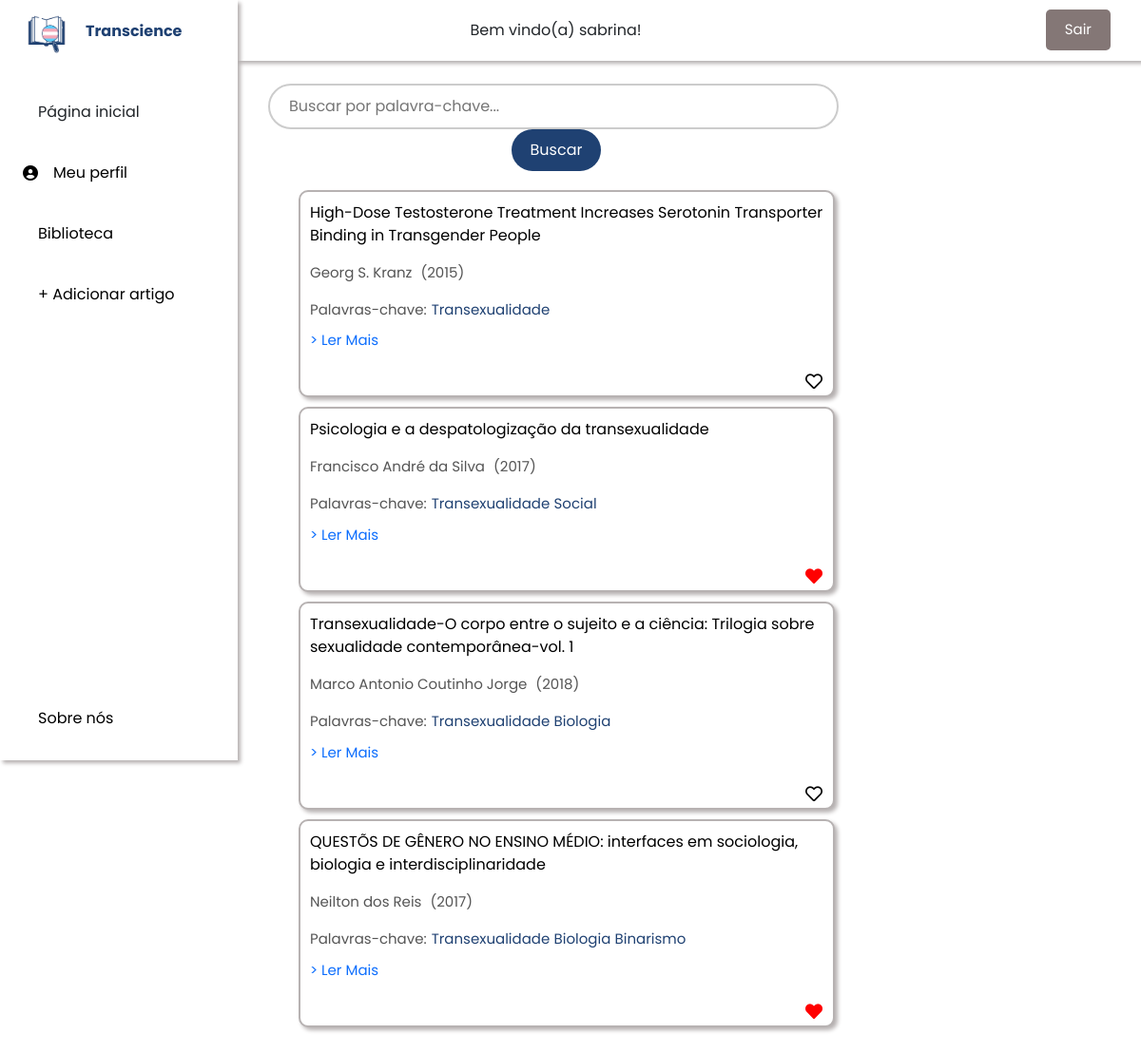
The page /biblioteca/index/ (signed in) on the database its author committed.
### biblioteca/models.py (models this page shows, shortened)
class Artigo(models.Model):
    titulo = models.CharField(max_length=200)
    link = models.CharField(max_length=255)
    autor = models.CharField(max_length=255)
    relevancia_id = models.ForeignKey(Relevancia, on_delete=models.CASCADE)
    ano_id = models.ForeignKey(Ano, on_delete=models.CASCADE)
    palavras_chave = models.ManyToManyField(PalavraChave, related_name='artigos')
    usuario = models.ManyToManyField(User, related_name='artigos')

class Ano(models.Model):
    descricao = models.CharField(max_length=255)
    def __str__(self):
        return self.descricao

class PalavraChave(models.Model):
    nome = models.CharField(max_length=100)
    def __str__(self):
        return self.nome

### biblioteca/views.py (the view)
# urls.py: path("index/", views.IndexView.as_view(), name="index"),
class IndexView(LoginRequiredMixin, generic.ListView):
    template_name = "biblioteca/index.html"
    context_object_name = "artigos"
    login_url = '/auth/login/'
    def get_queryset(self):
        query = self.request.GET.get('q')
        if query:
            return Artigo.objects.filter(
                Q(titulo__icontains=query) |
                Q(autor__icontains=query) |
                Q(palavras_chave__nome__icontains=query)).distinct()
        return Artigo.objects.all()
    def get_context_data(self, **kwargs):
        usuario_atual = self.request.user
        context = super(IndexView, self).get_context_data(**kwargs)
        favoritos = Favorito.objects.filter(usuario=usuario_atual).values_list('artigo_id')
        favoritos_ids = []
        for f in favoritos:
            if (f[0] not in favoritos_ids):
                favoritos_ids.append(f[0])
        context['favoritos'] = favoritos_ids
        return context

### biblioteca/templates/biblioteca/index.html (shortened to what this page needs)
{% load static %}
<link rel="stylesheet" href="{% static 'css/bootstrap.min.css' %}">
<link rel="stylesheet" href="{% static 'fa/css/all.min.css' %}">
<link rel="stylesheet" href="{% static 'biblioteca/style.css' %}">
<link href="fontawesome/css/all.css" rel="stylesheet">
<link rel="stylesheet" href="https://use.fontawesome.com/releases/v5.0.7/css/all.css">
<head>
</head>
<body id="body-pd">
  <header class="header" id="header">
      {% if user.is_authenticated %}
      Bem vindo(a) {{ user.username }}!
      {% else %}
      <p>You are not logged in</p>
      <a href="{% url 'login' %}">Log In</a>
      {% endif %}
      <form action="{% url 'logout' %}" method="post">
        <button type="submit" class="logout-button">Sair</button>
      </form>
  </header>
  <div class="l-navbar" id="nav-bar">
    <nav class="nav">
        <div>
            <a href="#" class="nav_logo">
                <img src="{% static 'biblioteca/images/logo.png' %}" alt="Logo" class="nav_logo-img">
                <span class="nav_logo-name">Transcience</span>
            </a>
            <div class="nav_list">
                <a href="#" class="nav_link active">
                    <span class="nav_name">Página inicial</span>
                </a>
                <a href="{% url 'perfil' %}" class="nav_link">
                  <i class="fa-solid fa-circle-user"></i>
                    <span class="nav_name">Meu perfil</span>
                </a>
                <a href="{% url 'biblioteca:minha_biblioteca' %}" class="nav_link">
                    <span class="nav_name">Biblioteca</span>
                </a>
                <a href="{% url 'novoArtigo' %}" class="nav_link">
                  <span class="nav_name"> + Adicionar artigo</span>
                </a>
            </div>
        </div>
        <a href="#" class="nav_link">
            <span class="nav_name">Sobre nós</span>
        </a>
    </nav>
</div>
<div class="container-fluid">
  <div class="row">
    <div class="col-lg-8 col-md-12">
      <div class="search-container">
        <form method="get" action="{% url 'biblioteca:index' %}">
          <input type="text" name="q" placeholder="Buscar por palavra-chave..." class="search-input" value="{{ request.GET.q }}">
          <button type="submit" class="search-button">Buscar</button>
        </form>
      </div>
      <div class="artigos-container">
        {% if artigos %}
        <ul>
          {% for a in artigos %}
              <li class="artigo-item" style="position: relative; padding-bottom: 30px;">
                  <a class="titulo-artigo" style="color: black;">
                      {{ a.titulo }}
                  </a>
                  <form action="{% url 'favoritar_artigo' a.id %}" method="post" class="favorite-form" id="favorite-form-{{ a.id }}">
                      <button type="submit" class="favorite-button" style="border: none; background: none; position: absolute; bottom: 5px; right: 5px;" id="favorite-btn-{{ a.id }}" onclick="toggleFavorite(event, {{ a.id }})">
                        {% if a.id in favoritos %}
                          <i class="fas fa-heart" id="heart-{{ a.id }}" style="color: red; font-size: 18px;"></i>
                        {% else %}
                          <i class="far fa-heart" id="heart-{{ a.id }}" style="font-size: 18px;"></i>
                        {% endif %}
                      </button>
                  </form>
                  <p class="texto-menor" style="margin-top: 3px;">{{ a.autor }} <span style="margin-left: 5px;">({{ a.ano_id }})</span></p>
                  <div style="display: flex; align-items: center; margin-top: 10px;">
                      <a class="texto-menor">Palavras-chave:</a>
                      <div class="palavras-chave-container" style="margin-left: 5px;">
                          {% for palavra_chave in a.palavras_chave.all %}
                              <span class="texto-menor" style="color: #1F4172;">{{ palavra_chave }}</span>
                          {% endfor %}
                      </div>
                  </div>
                  <p class="texto-menor" style="margin-top: 10px;">
                      <a href="{{ a.link }}" target="_blank">> Ler Mais</a>
                  </p>
              </li>
          {% endfor %}
        </ul>
        {% else %}
          <p>Nenhum artigo encontrado para a pesquisa "{{ request.GET.q }}".</p>
        {% endif %}
      </div>
    </div>
    <div class="col-lg-4 col-md-12">
      <div class="additional-container">
      </div>
    </div>
  </div>
</div>

### biblioteca/static/biblioteca/style.css (style rules this page uses)
* { font-family: "Poppins", sans-serif; }
body { position: relative; font-family: var(--body-font); transition: .5s; margin: 0; padding: 0; }
a { text-decoration: none; }
.artigos-container { padding: 0px; list-style-type: none; }
.artigo-item { border-radius: 10px; padding: 10px; margin-bottom: 10px; background-color: #ffffff; border: 2px solid rgb(183, 178, 178); list-style: none; box-shadow: 3px 3px 4px rgb(183, 178, 178); transition: transform 0.3s, box-shadow 0.3s; }
.texto-menor { font-size: 15px; color: #555; }
.header { width: 100%; height: var(--header-height); position: fixed; top: 0; left: 0; display: flex; align-items: center; justify-content: space-between; padding: 0 1rem; background-color: #ffffff; z-index: var(--z-fixed); transition: .5s; box-shadow: 3px 3px 4px rgb(183, 178, 178); }
.l-navbar { position: fixed; top: 0; left: 0; width: var(--nav-width); height: 100vh; background-color: #ffffff; padding: 0; transition: .5s; z-index: var(--z-fixed); box-shadow: 3px 3px 4px rgb(183, 178, 178); }
.nav { height: 100%; display: flex; flex-direction: column; justify-content: space-between; overflow: hidden; margin-top: 0; }
.nav_logo, .nav_link { display: grid; grid-template-columns: max-content max-content; align-items: center; column-gap: 1rem; padding: .5rem 0 .5rem 1.5rem; }
.nav_logo { margin-bottom: 2rem; }
.nav_logo-name { color: #1F4172; font-weight: 700; }
.nav_link { position: relative; color: var(--first-color-light); margin-bottom: 1.5rem; transition: .3s; }
.nav_logo-img { width: 50px; height: 50px; white-space: nowrap; }
.active { color: var(--black-color); }
.active::before { content: ''; position: absolute; left: 0; width: 2px; height: 32px; background-color: var(--white-color); }
@media screen and (min-width: 768px) { body { margin: calc(var(--header-height) + 1rem) 0 0 0; padding-left: calc(var(--nav-width) + 2rem); } }
@media screen and (min-width: 768px) { .header { height: calc(var(--header-height) + 1rem); padding: 0 2rem 0 calc(var(--nav-width) + 2rem); } }
@media screen and (min-width: 768px) { .l-navbar { left: 0; padding: 0; margin: 0; } }
@media screen and (min-width: 768px) { .artigos-container { background-color: #ffffff; } }
@media screen and (min-width: 768px) { .container-fluid { padding-left: 0; margin-left: 0; margin-top: calc(var(--header-height) + 40px); } }
@media screen and (min-width: 768px) { .additional-container { padding: 100px; border-radius: 10px; margin-bottom: 20px; position: fixed } }
@media screen and (min-width: 768px) { .row { margin-bottom: 1rem; } }
@media screen and (min-width: 768px) { .search-container { margin-bottom: 20px; text-align: center; } }
@media screen and (min-width: 768px) { .search-input { width: 80%; padding: 10px; font-size: 16px; } }
@media screen and (min-width: 768px) { .search-input { padding: 10px 20px; font-size: 16px; width: 600px; border: 2px solid #ccc; border-radius: 25px; outline: none; transition: border-color 0.3s; } }
@media screen and (min-width: 768px) { .search-button { background-color: #1F4172; color: white; font-size: 16px; border: none; border-radius: 25px; padding: 10px 20px; margin-left: 10px; cursor: pointer; transition: background-color 0.3s, transform 0.2s; } }
@media screen and (min-width: 768px) { .logout-button { background-color: #847776; color: white; border: none; padding: 10px 20px; font-size: 15px; cursor: pointer; border-radius: 5px; transition: background-color 0.3s ease; margin-top: 15px; transition: background-color 0.3s, transform 0.2s; } }
@media screen and (min-width: 768px) { .favorite-button i { cursor: pointer; font-size: 20px; } }

### rows shown on the page
Artigo: titulo "High-Dose Testosterone Treatment Increases Serotonin Transporter Binding in Transgender People", autor "Georg S. Kranz", ano_id "2015"
PalavraChave: nome "Transexualidade"
Artigo: titulo "Psicologia e a despatologização da transexualidade", autor "Francisco André da Silva", ano_id "2017"
PalavraChave: nome "Social"
Artigo: titulo "Transexualidade-O corpo entre o sujeito e a ciência: Trilogia sobre sexualidade contemporânea-vol. 1", autor "Marco Antonio Coutinho Jorge", ano_id "2018"
PalavraChave: nome "Biologia"
Artigo: titulo "QUESTÕS DE GÊNERO NO ENSINO MÉDIO: interfaces em sociologia, biologia e interdisciplinaridade", autor "Neilton dos Reis", ano_id "2017"
PalavraChave: nome "Binarismo"

### other values the page prints
{{ user.username }} "sabrina"
